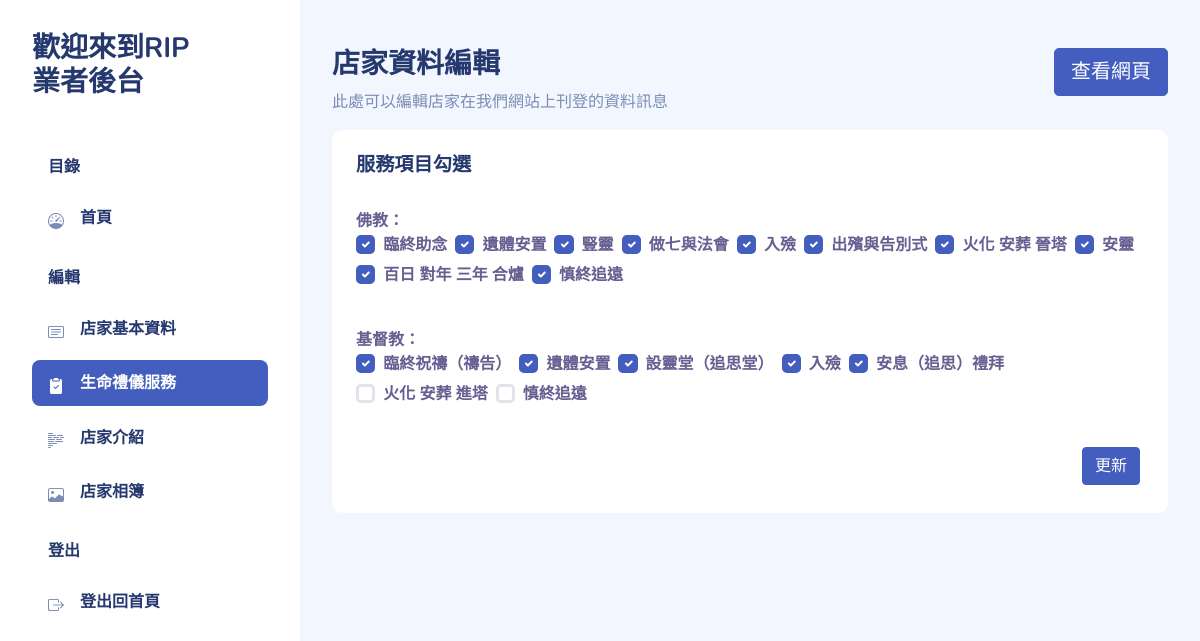
The app's page /main.php?page=edit_service (signed in) with its own data.
### tables this page shows
CREATE TABLE `service_item` (
  `si_id` int(10) NOT NULL,
  `sr_id` varchar(10) NOT NULL,
  `si_name` varchar(100) NOT NULL,
  `si_content` varchar(500) NOT NULL
);

### mainContent/edit_service.php (the view, shortened to what this page needs)
<?php
include('conn.php');
$sql = "SELECT * FROM member WHERE m_id = '$m_id'";
$result = $conn->query($sql);
$row = mysqli_fetch_object($result);
$religion = $row->m_religion;
$service_item = $row->m_service_item;
$m_religionArray = explode(",", $religion);
$m_service_itemArray = explode(",", $service_item);
?>
<div id="main">
    <div class="page-heading">
        <div class="page-title">
            <div class="row">
                <div class="col-12 col-md-6 order-md-1 order-last">
                    <h3>店家資料編輯</h3>
                    <p class="text-subtitle text-muted">
                        此處可以編輯店家在我們網站上刊登的資料訊息
                    </p>
                </div>
                <div class="col-12 col-md-6 order-md-2 order-first">
                    <nav aria-label="breadcrumb" class="breadcrumb-header float-start float-lg-end">
                        <a onclick="openStorePage(<?php echo $m_id;  ?>)" class="btn btn-primary btn-lg">查看網頁</a>
                    </nav>
                </div>
            </div>
        </div>
        <section class="section">
            <div class="card">
                <div class="card-header">
                    <h4 class="card-title">服務項目勾選</h4>
                </div>
                <div class="card-body">
                    <form name="service_itemForm" action="?page=memberFC" method="post">
                        <div class="row">
                            <?php
                            include('conn.php');
                            $sql = "SELECT * FROM service_religion ORDER BY sr_id ASC";
                            $result = $conn->query($sql);
                            $religionNameArray = [];
                            $religionArray = [];
                            while ($row = mysqli_fetch_array($result)) {
                                array_push($religionNameArray, $row['sr_name']);
                                array_push($religionArray, $row['sr_id']);
                            }
                            $sql = "SELECT * FROM service_item ORDER BY sr_id ASC";
                            $result = $conn->query($sql);
                            $old_srid = '0';
                            while ($row = mysqli_fetch_array($result)) {
                                if (in_array($row['sr_id'], $m_religionArray)) {
                                    if ($old_srid == '0') {
                                        $old_srid = $row['sr_id'];
                                        echo '<div class="form-group">';
                                        echo '<ul class="list-unstyled mb-0">';
                                        for ($i = 0; $i < count($religionArray); $i++) {
                                            if ($religionArray[$i] == $old_srid) {
                                                echo '<label for="religion' . $religionArray[$i] . '">' . $religionNameArray[$i] . '：</label>';
                                                echo '<div id="religion' . $religionArray[$i] . '" class="form-group position-relative has-icon-left mb-4">';
                                                break;
                                            }
                                        }
                                    } else if ($row['sr_id'] != $old_srid) {
                                        $old_srid = $row['sr_id'];
                                        echo '</div>';
                                        echo '</ul>';
                                        echo '</div>';
                                        echo '<div class="form-group">';
                                        echo '<ul class="list-unstyled mb-0">';
                                        for ($i = 0; $i < count($religionArray); $i++) {
                                            if ($religionArray[$i] == $old_srid) {
                                                echo '<label for="religion' . $religionArray[$i] . '">' . $religionNameArray[$i] . '：</label>';
                                                echo '<div id="religion' . $religionArray[$i] . '" class="form-group position-relative has-icon-left mb-4">';
                                                break;
                                            }
                                        }
                                    }
                                    if (in_array($row['si_id'], $m_service_itemArray)) {
                                        echo '<li class="d-inline-block me-2 mb-1">
                                            <div class="form-check">
                                                <div class="checkbox">
                                                    <input type="checkbox" name="item' . $row['si_id'] . '" id="checkbox' . $row['si_id'] . '" class="form-check-input" value="' . $row['si_id'] . '" checked>
                                                    <label for="checkbox1">' . $row['si_name'] . '</label>
                                                </div>
                                            </div>
                                        </li>';
                                    } else {
                                        echo '<li class="d-inline-block me-2 mb-1">
                                            <div class="form-check">
                                                <div class="checkbox">
                                                    <input type="checkbox" name="item' . $row['si_id'] . '" id="checkbox' . $row['si_id'] . '" class="form-check-input" value="' . $row['si_id'] . '">
                                                    <label for="checkbox1">' . $row['si_name'] . '</label>
                                                </div>
                                            </div>
                                        </li>';
                                    }
                                }
                            }
                            echo '</div>';
                            echo '</ul>';
                            echo '</div>';
                            ?>
                            <div class="col-12 d-flex justify-content-end">
                                <button type="button" id="submitbtn" class="btn btn-primary me-1 mb-1" onclick="check('update_service_item')">更新</button>
                            </div>
                        </div>
                    </form>
                </div>
            </div>
        </section>
    </div>
</div>

### main.php (shortened to what this page needs)
<?php
if (isset($_GET['page'])) {
    $page = $_GET['page'];
    switch ($page) {
        case 'edit_service':
            $edit_service_active = 'active';
            break;
    }
} else {
    $page = 'dashboard';
    $dashboard_active = 'active';
}
if(isset($_SESSION['m_id'])){
    $m_id = $_SESSION['m_id'];
}else{
    echo '<script>';
    echo 'alert("查無使用者?");';
    echo 'window.location.href = "./index.php";';
    echo '</script>';
}
?>
<!DOCTYPE html>
<html lang="zh-Hant-TW">
<head>
    <link rel="stylesheet" href="./assets/bootstrap-icons1.8.1/bootstrap-icons.css">
    <?php if ($page == 'dashboard') : ?>
        <title>Dashboard</title>
        <link rel="preconnect" href="https://fonts.gstatic.com">
        <link href="https://fonts.googleapis.com/css2?family=Nunito:wght@300;400;600;700;800&display=swap" rel="stylesheet">
        <link rel="stylesheet" href="assets/css/bootstrap.css">
        <link rel="stylesheet" href="assets/vendors/iconly/bold.css">
        <link rel="stylesheet" href="assets/vendors/perfect-scrollbar/perfect-scrollbar.css">
        <link rel="stylesheet" href="assets/css/app.css">
    <?php elseif ($page == 'edit_member' || $page == 'memberFC' || $page == 'edit_service' || $page == 'edit_introduction' || $page == 'edit_img') : ?>
        <link rel="stylesheet" href="assets/css/bootstrap.css">
        <link rel="stylesheet" href="assets/vendors/iconly/bold.css">
        <link rel="stylesheet" href="assets/vendors/perfect-scrollbar/perfect-scrollbar.css">
        <link rel="stylesheet" href="assets/css/app.css">
    <?php endif; ?>
</head>
<body>
    <div id="app">
        <?php
        if ($page != '404' || $page != 'memberFC') {
            include('./mainContent/sidebar.php');
        }
        ?>
        <?php
        if ($page == 'dashboard') {
            include('./mainContent/dashboard.php');
        } elseif ($page == 'edit_member') {
            include('./mainContent/edit_member.php');
        } elseif ($page == 'edit_service') {
            include('./mainContent/edit_service.php');
        } elseif ($page == 'edit_introduction') {
            include('./mainContent/edit_introduction.php');
        } elseif ($page == 'edit_img') {
            include('./mainContent/edit_img.php');
        } elseif ($page == '404') {
            include('./mainContent/404.php');
        } elseif ($page == 'goOut') {
            include('./mainContent/logout.php');
        } elseif ($page == 'memberFC') {
            include('./mainContent/memberfunction.php');
        }
        ?>
    </div>
</body>
</html>

### mainContent/sidebar.php (shortened to what this page needs)
<div id="sidebar" class="active">
    <div class="sidebar-wrapper active">
        <div class="sidebar-header">
            <div class="d-flex justify-content-between">
                <div class="logo">
                    <h3>歡迎來到RIP<br>業者後台</h3>
                </div>
            </div>
        </div>
        <div class="sidebar-menu">
            <ul class="menu">
                <li class="sidebar-title">目錄</li>
                <li class="sidebar-item <?php echo $dashboard_active; ?>">
                    <a href="?page=dashboard" class='sidebar-link'>
                        <i class="bi bi-speedometer"></i>
                        <span>首頁</span>
                    </a>
                </li>
                <li class="sidebar-title">編輯</li>
                <li class="sidebar-item <?php echo $edit_member_active; ?>">
                    <a href="?page=edit_member" class='sidebar-link'>
                        <i class="bi bi-card-text"></i>
                        <span>店家基本資料</span>
                    </a>
                </li>
                <li class="sidebar-item <?php echo $edit_service_active; ?>">
                    <a href="?page=edit_service" class='sidebar-link'>
                        <i class="bi bi-clipboard2-check-fill"></i>
                        <span>生命禮儀服務</span>
                    </a>
                </li>
                <li class="sidebar-item <?php echo $edit_introduction_active; ?>">
                    <a href="?page=edit_introduction" class='sidebar-link'>
                        <i class="bi bi-body-text"></i>
                        <span>店家介紹</span>
                    </a>
                </li>
                <li class="sidebar-item <?php echo $edit_img_active; ?>">
                    <a href="?page=edit_img" class='sidebar-link'>
                        <i class="bi bi-image"></i>
                        <span>店家相簿</span>
                    </a>
                </li>
                <li class="sidebar-title">登出</li>
                <li class="sidebar-item">
                    <a href="?page=goOut" class='sidebar-link'>
                        <i class="bi bi-box-arrow-right"></i>
                        <span>登出回首頁</span>
                    </a>
                </li>
            </ul>
        </div>
    </div>
</div>

### assets/css/app.css (style rules this page uses)
.btn.btn-danger,.btn.btn-info,.btn.btn-primary,.btn.btn-secondary,.btn.btn-success,.btn.btn-warning { color:#fff }
.card { border:none;margin-bottom:2.2rem }
.card .card-header { border:none }
.card .card-header h4 { font-size:1.2rem;font-weight:700 }
.card .card-header~.card-body { padding-top:0 }
.card .card-title { font-size:1.2rem }
.card .card-body { padding:1.5rem }
.form-group { margin-bottom:.7rem }
.form-group label { color:rgba(35,28,99,.7);font-weight:600 }
#sidebar.active .sidebar-wrapper { left:0 }
.sidebar-wrapper { background-color:#fff;bottom:0;height:100vh;overflow-y:auto;position:fixed;top:0;transition:left .5s ease-out;width:300px;z-index:10 }
.sidebar-wrapper .sidebar-header { font-size:2rem;font-weight:700;padding:2rem 2rem 1rem }
.sidebar-wrapper .menu { font-weight:600;margin-top:2rem;padding:0 2rem }
.sidebar-wrapper .menu .sidebar-title { color:#25396f;font-size:1rem;font-weight:600;list-style:none;margin:1.5rem 0 1rem;padding:0 1rem }
.sidebar-wrapper .menu .sidebar-link { align-items:center;border-radius:.5rem;color:#25396f;display:block;display:flex;font-size:1rem;padding:.7rem 1rem;text-decoration:none;transition:all .5s }
.sidebar-wrapper .menu .sidebar-link i,.sidebar-wrapper .menu .sidebar-link svg { color:#7c8db5 }
.sidebar-wrapper .menu .sidebar-link span { margin-left:1rem }
.sidebar-wrapper .menu .sidebar-item { list-style:none;margin-top:.5rem;position:relative }
.sidebar-wrapper .menu .sidebar-item.active>.sidebar-link { background-color:#435ebe }
.sidebar-wrapper .menu .sidebar-item.active>.sidebar-link span { color:#fff }
.sidebar-wrapper .menu .sidebar-item.active>.sidebar-link i,.sidebar-wrapper .menu .sidebar-item.active>.sidebar-link svg { fill:#fff;color:#fff }
.bi { height:1rem;width:1rem }
#main { margin-left:300px;padding:2rem }
.page-heading { margin:0 0 2rem }
.page-heading h3 { font-weight:700 }
a { text-decoration:none }

### mainContent/edit_service.php (style rules this page uses)
a { cursor: pointer; }

### records on screen
service_item: i "佛教", si_name "臨終助念"
service_item: si_name "遺體安置"
service_item: si_name "豎靈"
service_item: si_name "做七與法會"
service_item: si_name "入殮"
service_item: si_name "出殯與告別式"
service_item: si_name "火化 安葬 晉塔"
service_item: si_name "安靈"
service_item: si_name "百日 對年 三年 合爐"
service_item: si_name "慎終追遠"
service_item: i "基督教", si_name "臨終祝禱（禱告）"
service_item: si_name "遺體安置"
service_item: si_name "設靈堂（追思堂）"
service_item: si_name "入殮"
service_item: si_name "安息（追思）禮拜"
service_item: si_name "火化 安葬 進塔"
service_item: si_name "慎終追遠"
